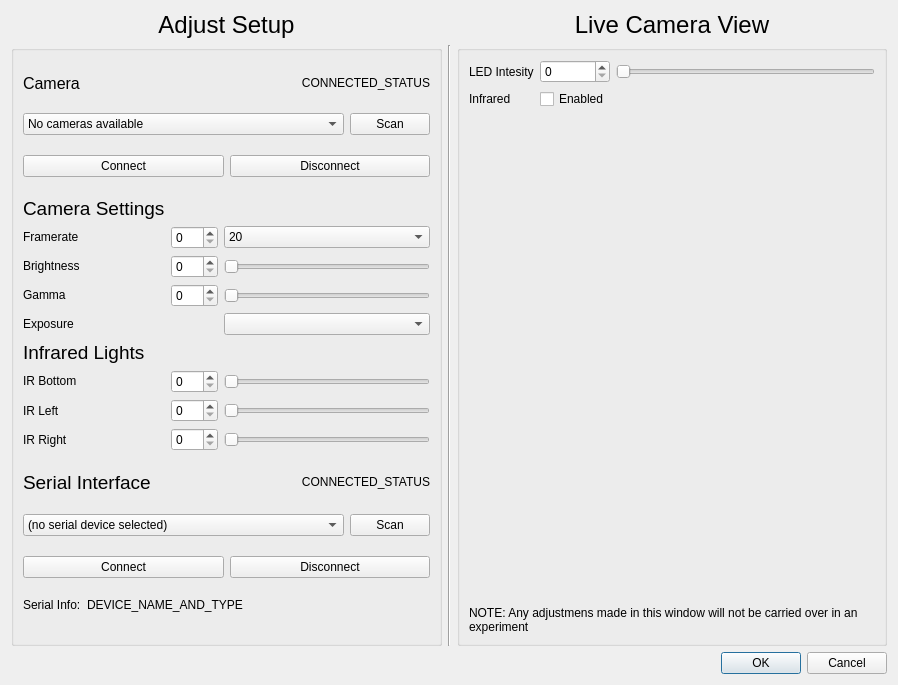
<?xml version="1.0" encoding="UTF-8"?>
<ui version="4.0">
 <class>Dialog</class>
 <widget class="QDialog" name="Dialog">
  <property name="geometry">
   <rect>
    <x>0</x>
    <y>0</y>
    <width>898</width>
    <height>685</height>
   </rect>
  </property>
  <property name="windowTitle">
   <string>Dialog</string>
  </property>
  <layout class="QGridLayout" name="gridLayout">
   <item row="0" column="2">
    <widget class="QLabel" name="label_13">
     <property name="sizePolicy">
      <sizepolicy hsizetype="Preferred" vsizetype="Fixed">
       <horstretch>0</horstretch>
       <verstretch>0</verstretch>
      </sizepolicy>
     </property>
     <property name="font">
      <font>
       <pointsize>18</pointsize>
      </font>
     </property>
     <property name="text">
      <string>Live Camera View</string>
     </property>
     <property name="alignment">
      <set>Qt::AlignCenter</set>
     </property>
    </widget>
   </item>
   <item row="0" column="0">
    <widget class="QLabel" name="label_11">
     <property name="sizePolicy">
      <sizepolicy hsizetype="Preferred" vsizetype="Fixed">
       <horstretch>0</horstretch>
       <verstretch>0</verstretch>
      </sizepolicy>
     </property>
     <property name="font">
      <font>
       <pointsize>18</pointsize>
      </font>
     </property>
     <property name="text">
      <string>Adjust Setup</string>
     </property>
     <property name="alignment">
      <set>Qt::AlignCenter</set>
     </property>
    </widget>
   </item>
   <item row="1" column="0">
    <layout class="QVBoxLayout" name="verticalLayout_2">
     <item>
      <widget class="QGroupBox" name="groupBox">
       <property name="sizePolicy">
        <sizepolicy hsizetype="Expanding" vsizetype="Preferred">
         <horstretch>0</horstretch>
         <verstretch>0</verstretch>
        </sizepolicy>
       </property>
       <property name="title">
        <string/>
       </property>
       <layout class="QVBoxLayout" name="verticalLayout_4">
        <item>
         <layout class="QGridLayout" name="gridLayout_3">
          <property name="sizeConstraint">
           <enum>QLayout::SetMinAndMaxSize</enum>
          </property>
          <item row="1" column="2">
           <widget class="QLabel" name="label_camera_status">
            <property name="sizePolicy">
             <sizepolicy hsizetype="Preferred" vsizetype="Fixed">
              <horstretch>0</horstretch>
              <verstretch>0</verstretch>
             </sizepolicy>
            </property>
            <property name="text">
             <string>CONNECTED_STATUS</string>
            </property>
            <property name="alignment">
             <set>Qt::AlignRight|Qt::AlignTrailing|Qt::AlignVCenter</set>
            </property>
           </widget>
          </item>
          <item row="1" column="0">
           <widget class="QLabel" name="label">
            <property name="sizePolicy">
             <sizepolicy hsizetype="Preferred" vsizetype="Fixed">
              <horstretch>0</horstretch>
              <verstretch>0</verstretch>
             </sizepolicy>
            </property>
            <property name="font">
             <font>
              <pointsize>12</pointsize>
             </font>
            </property>
            <property name="text">
             <string>Camera</string>
            </property>
           </widget>
          </item>
         </layout>
        </item>
        <item>
         <layout class="QHBoxLayout" name="horizontalLayout_6">
          <item>
           <widget class="QComboBox" name="combo_camera">
            <item>
             <property name="text">
              <string>No cameras available</string>
             </property>
            </item>
           </widget>
          </item>
          <item>
           <widget class="QPushButton" name="btn_scan_camera">
            <property name="sizePolicy">
             <sizepolicy hsizetype="Maximum" vsizetype="Fixed">
              <horstretch>0</horstretch>
              <verstretch>0</verstretch>
             </sizepolicy>
            </property>
            <property name="text">
             <string>Scan</string>
            </property>
           </widget>
          </item>
         </layout>
        </item>
        <item>
         <layout class="QHBoxLayout" name="horizontalLayout_2">
          <property name="sizeConstraint">
           <enum>QLayout::SetDefaultConstraint</enum>
          </property>
          <item>
           <widget class="QPushButton" name="btn_connect_camera">
            <property name="sizePolicy">
             <sizepolicy hsizetype="Minimum" vsizetype="Fixed">
              <horstretch>0</horstretch>
              <verstretch>0</verstretch>
             </sizepolicy>
            </property>
            <property name="text">
             <string>Connect</string>
            </property>
           </widget>
          </item>
          <item>
           <widget class="QPushButton" name="btn_disc_camera">
            <property name="text">
             <string>Disconnect</string>
            </property>
           </widget>
          </item>
         </layout>
        </item>
        <item>
         <layout class="QGridLayout" name="gridLayout_2">
          <item row="3" column="1">
           <widget class="QSpinBox" name="spin_gamma">
            <property name="maximum">
             <number>100</number>
            </property>
           </widget>
          </item>
          <item row="2" column="1">
           <widget class="QSpinBox" name="spin_brightness">
            <property name="maximum">
             <number>100</number>
            </property>
           </widget>
          </item>
          <item row="2" column="0">
           <widget class="QLabel" name="label_4">
            <property name="sizePolicy">
             <sizepolicy hsizetype="Preferred" vsizetype="Fixed">
              <horstretch>0</horstretch>
              <verstretch>0</verstretch>
             </sizepolicy>
            </property>
            <property name="text">
             <string>Brightness</string>
            </property>
           </widget>
          </item>
          <item row="8" column="1">
           <widget class="QSpinBox" name="spin_IR_right"/>
          </item>
          <item row="7" column="1">
           <widget class="QSpinBox" name="spin_IR_left"/>
          </item>
          <item row="6" column="2">
           <widget class="QSlider" name="hslider_IR_bottom">
            <property name="maximum">
             <number>100</number>
            </property>
            <property name="tracking">
             <bool>true</bool>
            </property>
            <property name="orientation">
             <enum>Qt::Horizontal</enum>
            </property>
           </widget>
          </item>
          <item row="7" column="2">
           <widget class="QSlider" name="hslider_IR_left">
            <property name="maximum">
             <number>100</number>
            </property>
            <property name="orientation">
             <enum>Qt::Horizontal</enum>
            </property>
           </widget>
          </item>
          <item row="3" column="0">
           <widget class="QLabel" name="label_3">
            <property name="sizePolicy">
             <sizepolicy hsizetype="Preferred" vsizetype="Fixed">
              <horstretch>0</horstretch>
              <verstretch>0</verstretch>
             </sizepolicy>
            </property>
            <property name="text">
             <string>Gamma</string>
            </property>
           </widget>
          </item>
          <item row="6" column="1">
           <widget class="QSpinBox" name="spin_IR_bottom">
            <property name="maximum">
             <number>100</number>
            </property>
           </widget>
          </item>
          <item row="4" column="0">
           <widget class="QLabel" name="label_7">
            <property name="sizePolicy">
             <sizepolicy hsizetype="Preferred" vsizetype="Fixed">
              <horstretch>0</horstretch>
              <verstretch>0</verstretch>
             </sizepolicy>
            </property>
            <property name="text">
             <string>Exposure</string>
            </property>
           </widget>
          </item>
          <item row="1" column="0">
           <widget class="QLabel" name="label_5">
            <property name="sizePolicy">
             <sizepolicy hsizetype="Preferred" vsizetype="Fixed">
              <horstretch>0</horstretch>
              <verstretch>0</verstretch>
             </sizepolicy>
            </property>
            <property name="text">
             <string>Framerate</string>
            </property>
           </widget>
          </item>
          <item row="6" column="0">
           <widget class="QLabel" name="label_6">
            <property name="sizePolicy">
             <sizepolicy hsizetype="Preferred" vsizetype="Fixed">
              <horstretch>0</horstretch>
              <verstretch>0</verstretch>
             </sizepolicy>
            </property>
            <property name="text">
             <string>IR Bottom</string>
            </property>
           </widget>
          </item>
          <item row="1" column="1">
           <widget class="QSpinBox" name="spin_framerate">
            <property name="maximum">
             <number>100</number>
            </property>
           </widget>
          </item>
          <item row="5" column="0">
           <widget class="QLabel" name="label_17">
            <property name="sizePolicy">
             <sizepolicy hsizetype="Preferred" vsizetype="Maximum">
              <horstretch>0</horstretch>
              <verstretch>0</verstretch>
             </sizepolicy>
            </property>
            <property name="font">
             <font>
              <pointsize>14</pointsize>
             </font>
            </property>
            <property name="text">
             <string>Infrared Lights</string>
            </property>
           </widget>
          </item>
          <item row="2" column="2">
           <widget class="QSlider" name="hslider_brightness">
            <property name="maximum">
             <number>100</number>
            </property>
            <property name="orientation">
             <enum>Qt::Horizontal</enum>
            </property>
           </widget>
          </item>
          <item row="4" column="2">
           <widget class="QComboBox" name="combo_exposure"/>
          </item>
          <item row="8" column="0">
           <widget class="QLabel" name="label_12">
            <property name="text">
             <string>IR Right</string>
            </property>
           </widget>
          </item>
          <item row="7" column="0">
           <widget class="QLabel" name="label_10">
            <property name="text">
             <string>IR Left</string>
            </property>
           </widget>
          </item>
          <item row="8" column="2">
           <widget class="QSlider" name="hslider_IR_right">
            <property name="maximum">
             <number>100</number>
            </property>
            <property name="orientation">
             <enum>Qt::Horizontal</enum>
            </property>
           </widget>
          </item>
          <item row="3" column="2">
           <widget class="QSlider" name="hslider_gamma">
            <property name="maximum">
             <number>100</number>
            </property>
            <property name="orientation">
             <enum>Qt::Horizontal</enum>
            </property>
           </widget>
          </item>
          <item row="0" column="0">
           <widget class="QLabel" name="label_18">
            <property name="sizePolicy">
             <sizepolicy hsizetype="Preferred" vsizetype="Maximum">
              <horstretch>0</horstretch>
              <verstretch>0</verstretch>
             </sizepolicy>
            </property>
            <property name="font">
             <font>
              <pointsize>14</pointsize>
             </font>
            </property>
            <property name="text">
             <string>Camera Settings</string>
            </property>
           </widget>
          </item>
          <item row="1" column="2">
           <widget class="QComboBox" name="combo_framerate">
            <property name="layoutDirection">
             <enum>Qt::LeftToRight</enum>
            </property>
            <item>
             <property name="text">
              <string>20</string>
             </property>
            </item>
            <item>
             <property name="text">
              <string>30</string>
             </property>
            </item>
            <item>
             <property name="text">
              <string>60</string>
             </property>
            </item>
            <item>
             <property name="text">
              <string>90</string>
             </property>
            </item>
           </widget>
          </item>
         </layout>
        </item>
        <item>
         <layout class="QHBoxLayout" name="horizontalLayout_3">
          <item>
           <widget class="QLabel" name="label_9">
            <property name="sizePolicy">
             <sizepolicy hsizetype="Preferred" vsizetype="Maximum">
              <horstretch>0</horstretch>
              <verstretch>0</verstretch>
             </sizepolicy>
            </property>
            <property name="font">
             <font>
              <pointsize>14</pointsize>
             </font>
            </property>
            <property name="text">
             <string>Serial Interface</string>
            </property>
           </widget>
          </item>
          <item>
           <widget class="QLabel" name="label_serial_status">
            <property name="sizePolicy">
             <sizepolicy hsizetype="Preferred" vsizetype="Maximum">
              <horstretch>0</horstretch>
              <verstretch>0</verstretch>
             </sizepolicy>
            </property>
            <property name="text">
             <string>CONNECTED_STATUS</string>
            </property>
            <property name="alignment">
             <set>Qt::AlignRight|Qt::AlignTrailing|Qt::AlignVCenter</set>
            </property>
           </widget>
          </item>
         </layout>
        </item>
        <item>
         <layout class="QHBoxLayout" name="horizontalLayout_5">
          <item>
           <widget class="QComboBox" name="combo_serial">
            <property name="sizePolicy">
             <sizepolicy hsizetype="Preferred" vsizetype="Fixed">
              <horstretch>0</horstretch>
              <verstretch>0</verstretch>
             </sizepolicy>
            </property>
            <item>
             <property name="text">
              <string>(no serial device selected)</string>
             </property>
            </item>
           </widget>
          </item>
          <item>
           <widget class="QPushButton" name="btn_scan_serial">
            <property name="sizePolicy">
             <sizepolicy hsizetype="Maximum" vsizetype="Fixed">
              <horstretch>0</horstretch>
              <verstretch>0</verstretch>
             </sizepolicy>
            </property>
            <property name="text">
             <string>Scan</string>
            </property>
           </widget>
          </item>
         </layout>
        </item>
        <item>
         <layout class="QHBoxLayout" name="horizontalLayout_4">
          <item>
           <widget class="QPushButton" name="btn_connect_serial">
            <property name="text">
             <string>Connect</string>
            </property>
           </widget>
          </item>
          <item>
           <widget class="QPushButton" name="btn_disc_serial">
            <property name="text">
             <string>Disconnect</string>
            </property>
           </widget>
          </item>
         </layout>
        </item>
        <item>
         <layout class="QHBoxLayout" name="horizontalLayout">
          <item>
           <widget class="QLabel" name="label_8">
            <property name="text">
             <string>Serial Info:</string>
            </property>
           </widget>
          </item>
          <item>
           <widget class="QLabel" name="label_serial_info">
            <property name="sizePolicy">
             <sizepolicy hsizetype="Expanding" vsizetype="Fixed">
              <horstretch>0</horstretch>
              <verstretch>0</verstretch>
             </sizepolicy>
            </property>
            <property name="text">
             <string>DEVICE_NAME_AND_TYPE</string>
            </property>
           </widget>
          </item>
         </layout>
        </item>
       </layout>
      </widget>
     </item>
    </layout>
   </item>
   <item row="2" column="2">
    <widget class="QDialogButtonBox" name="buttonBox">
     <property name="orientation">
      <enum>Qt::Horizontal</enum>
     </property>
     <property name="standardButtons">
      <set>QDialogButtonBox::Cancel|QDialogButtonBox::Ok</set>
     </property>
    </widget>
   </item>
   <item row="1" column="2">
    <layout class="QVBoxLayout" name="verticalLayout_3">
     <item>
      <widget class="QGroupBox" name="groupBox_2">
       <property name="sizePolicy">
        <sizepolicy hsizetype="Expanding" vsizetype="Preferred">
         <horstretch>0</horstretch>
         <verstretch>0</verstretch>
        </sizepolicy>
       </property>
       <property name="title">
        <string/>
       </property>
       <layout class="QVBoxLayout" name="verticalLayout_5">
        <item>
         <layout class="QGridLayout" name="gridLayout_4">
          <item row="0" column="2">
           <widget class="QSlider" name="hslider_LED_live">
            <property name="maximum">
             <number>100</number>
            </property>
            <property name="orientation">
             <enum>Qt::Horizontal</enum>
            </property>
           </widget>
          </item>
          <item row="0" column="0">
           <widget class="QLabel" name="label_14">
            <property name="text">
             <string>LED Intesity</string>
            </property>
           </widget>
          </item>
          <item row="1" column="0">
           <widget class="QLabel" name="label_15">
            <property name="text">
             <string>Infrared</string>
            </property>
           </widget>
          </item>
          <item row="1" column="2">
           <widget class="QLabel" name="label_16">
            <property name="text">
             <string/>
            </property>
           </widget>
          </item>
          <item row="1" column="1">
           <widget class="QCheckBox" name="checkbox_infrared_live">
            <property name="sizePolicy">
             <sizepolicy hsizetype="Maximum" vsizetype="Fixed">
              <horstretch>0</horstretch>
              <verstretch>0</verstretch>
             </sizepolicy>
            </property>
            <property name="text">
             <string>Enabled</string>
            </property>
           </widget>
          </item>
          <item row="0" column="1">
           <widget class="QSpinBox" name="spin_LED_live">
            <property name="maximum">
             <number>100</number>
            </property>
           </widget>
          </item>
         </layout>
        </item>
        <item>
         <widget class="QLabel" name="label_live_video_feed">
          <property name="sizePolicy">
           <sizepolicy hsizetype="Expanding" vsizetype="Expanding">
            <horstretch>0</horstretch>
            <verstretch>0</verstretch>
           </sizepolicy>
          </property>
          <property name="text">
           <string/>
          </property>
         </widget>
        </item>
        <item>
         <widget class="QLabel" name="label_2">
          <property name="sizePolicy">
           <sizepolicy hsizetype="Preferred" vsizetype="Preferred">
            <horstretch>0</horstretch>
            <verstretch>0</verstretch>
           </sizepolicy>
          </property>
          <property name="text">
           <string>NOTE: Any adjustmens made in this window will not be carried over in an experiment   </string>
          </property>
          <property name="wordWrap">
           <bool>true</bool>
          </property>
         </widget>
        </item>
       </layout>
      </widget>
     </item>
    </layout>
   </item>
   <item row="1" column="1">
    <widget class="Line" name="line">
     <property name="orientation">
      <enum>Qt::Vertical</enum>
     </property>
    </widget>
   </item>
  </layout>
 </widget>
 <resources/>
 <connections/>
</ui>
